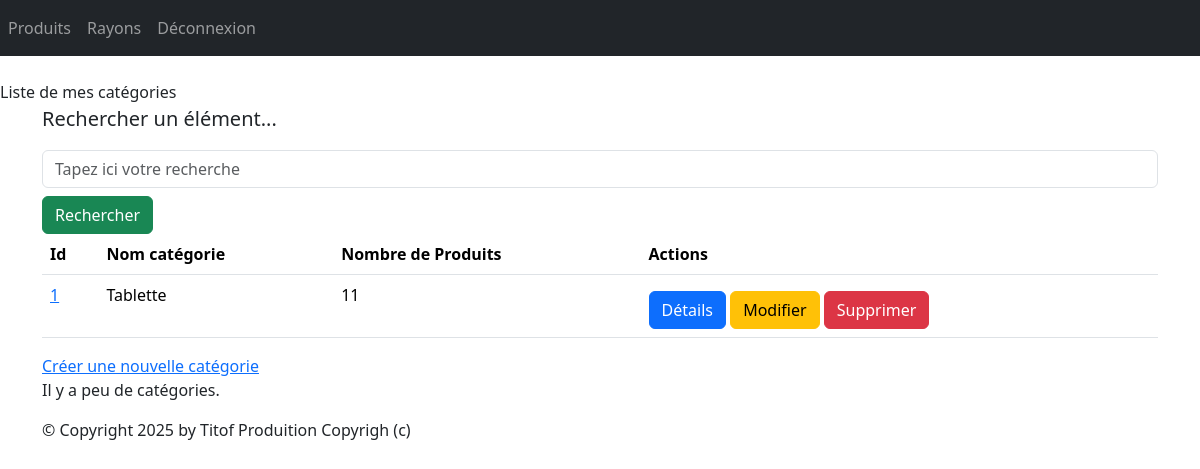
/monApp/categories (signed in), run on an earlier commit of the app's database.
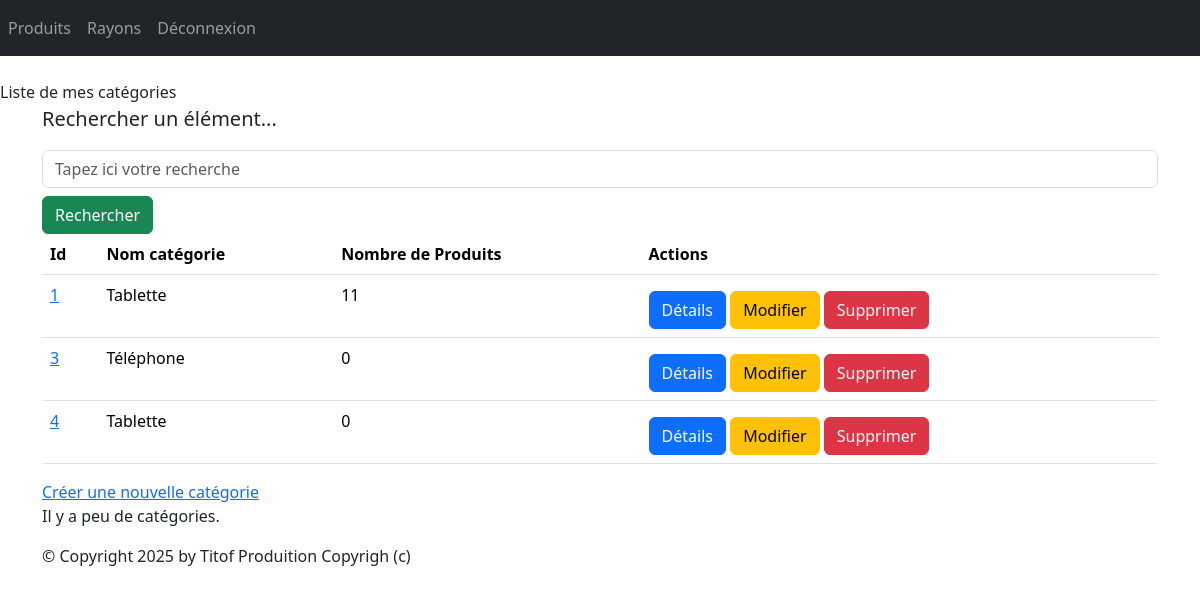
And on a later commit of the database.
### monApp/models.py (models this page shows, shortened)
class Categorie(models.Model):
	idCat = models.AutoField(primary_key=True)
	nomCat = models.CharField(max_length=100)

### monApp/views.py (the view)
# urls.py: path("categories",views.CategorieListView.as_view(),name="lst_categories"),
@method_decorator(login_required, name='dispatch')
class CategorieListView(ListView):
    model = Categorie
    template_name = "monApp/list_categories.html"
    context_object_name = "categories"
    def get_queryset(self):
        query = self.request.GET.get('search')
        if query:
            return Categorie.objects.filter(nomCat__icontains=query).annotate(nb_produits=Count('produits'))        # Annoter chaque catégorie avec le nombre de produits liés
        return Categorie.objects.annotate(nb_produits=Count('produits'))
    def get_context_data(self, **kwargs):
        context = super(CategorieListView, self).get_context_data(**kwargs)
        context['titremenu'] = "Liste de mes catégories"
        return context

### monApp/templates/monApp/list_categories.html
{% extends 'monApp/base.html' %}
{% block menu %}
    {{titremenu}}
{% endblock %}
{% block contenu %}
<p class="lead mb-3 ml-0">Rechercher un élément...</p>
<form method="GET" action="">
<input class="form-control" type="text" name="search" placeholder="Tapez ici votre recherche"
value="{{ request.GET.search }}">
<button type="submit" class="btn btn-success mt-2">Rechercher</button>
</form>
<table class="table">
<thead>
    <tr>
        <th>Id</th>
        <th>Nom catégorie</th>
        <th>Nombre de Produits</th>
        <th>Actions</th>
    </tr>
</thead>
<tbody>
    {% for ctgr in categories %}
        <tr>
            <td>
                <a href="{% url 'dtl-categorie' ctgr.idCat %}">{{ ctgr.idCat }}</a>
            </td>
            <td>{{ ctgr.nomCat }}</td>
            <td>{{ ctgr.nb_produits }}</td>
            <td>
                <a href="{% url 'dtl-categorie' ctgr.idCat %}" class="btn btn-primary mt-2">Détails</a>
                <a href="{% url 'categorie-chng' ctgr.idCat %}" class="btn btn-warning mt-2">Modifier</a>
                <a href="{% url 'dlt-categorie' ctgr.idCat %}" class="btn btn-danger mt-2">Supprimer</a>
            </td>
        </tr>
    {% endfor %}
</tbody>
</table>
<a href="{% url 'crt-categorie' %}">Créer une nouvelle catégorie</a>
<p>
    Il y a
    {% if categories|length < 5 %}
        peu de
    {% elif categories|length < 10 %}
        quelques
    {% else %}
        beaucoup de
    {% endif %}
    catégories.
</p>
{% endblock %}

### monApp/templates/monApp/base.html (shortened to what this page needs)
<!doctype html>
{% load static %}
<html lang="fr">
    <head>
        {% block styles %}
            <link rel="stylesheet" href="{% static 'styles.css' %}" />
            {% load django_bootstrap5 %}
            {% bootstrap_css %}
        {% endblock %}
    </head>
    <body>
        {% block nav %}
            <nav class="navbar navbar-expand-md navbar-dark bg-dark mb-4">
                <div class="collapse navbar-collapse" id="navbarNav">
                    <ul class="navbar-nav ml-auto">
                        <li class="nav-item">
                            <a class="nav-link" href="{% url 'lst_prdts' %}">Produits</a>
                        </li>
                        <li class="nav-item">
                            <a class="nav-link" href="{% url 'lst_rayons' %}">Rayons</a>
                        </li>
                        {% if user.is_authenticated %}
                            <li class="nav-item">
                            <a class="nav-link" href="{% url 'logout' %}">Déconnexion</a>
                            </li>
                        {%endif%}
                    </ul>
                </div>
            </nav>
            {% block menu %}{% endblock %}
        {% endblock %}
        <main role="main" class="container top-pushed">
            <div class="jumbotron">
                {% block contenu %}
                {% endblock %}
            </div>
        </main>
        <footer class="footer">
            <div class="container">
                <p>&copy; Copyright {% now "Y" %} by Titof Produition Copyrigh (c)</p>
            </div>
        </footer>
    </body>
</html>

What changed in the data, as far as the page shows it:
added Categorie: idCat "3", nomCat "Téléphone", nb_produits "0"
added Categorie: idCat "4", nomCat "Tablette", nb_produits "0"
